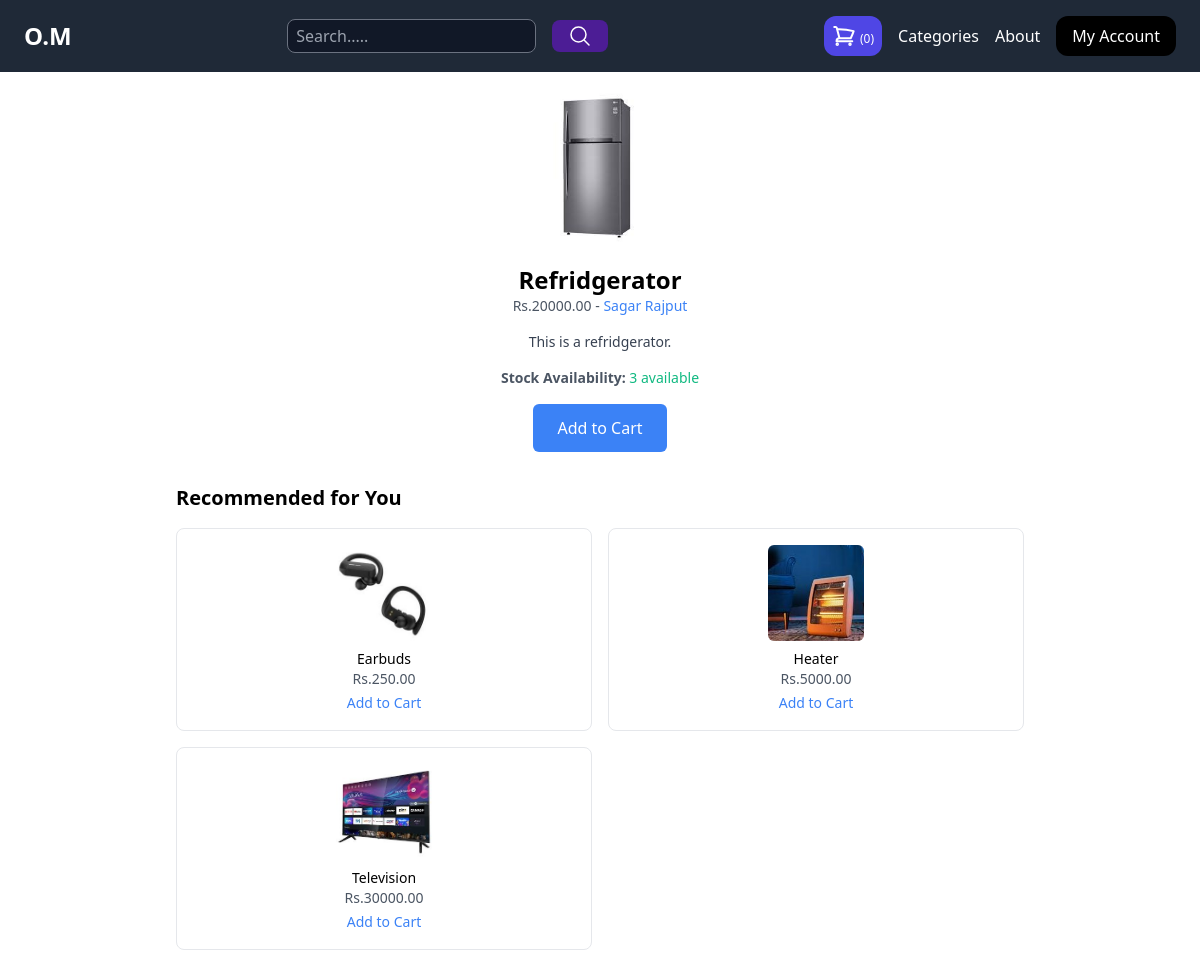
/electronics/refridgerator/ (signed in), run on the app's committed database.
### store/models.py (models this page shows, shortened)
class Product(models.Model):
    category = models.ForeignKey(Category, related_name='products', on_delete=models.CASCADE)
    user = models.ForeignKey(User, related_name='products', on_delete=models.CASCADE)
    title = models.CharField(max_length=50)
    slug = models.SlugField(max_length=50)
    description = models.TextField(blank=True)
    price = models.DecimalField(max_digits=10, decimal_places=2)
    image = models.ImageField(upload_to='uploads/product_images/', blank=True, null=True)
    thumbnail = models.ImageField(upload_to='uploads/product_images/thumbnail/', blank=True, null=True)
    created_at = models.DateTimeField(auto_now_add=True)
    updated_at = models.DateTimeField(auto_now=True)
    stock = models.PositiveIntegerField(default=0)
    class Meta:
        ordering = ('-created_at',)
    def get_thumbnail(self):
        if self.thumbnail:
            return self.thumbnail.url

### store/views.py (the view)
# urls.py: path('<slug:category_slug>/<slug:slug>/', views.product_detail, name='product_detail'),
def product_detail(request, category_slug, slug):
    product = get_object_or_404(Product, slug=slug)
    recommendations = recommend_products(request.user, exclude_product_id=product.id, current_product=product) if request.user.is_authenticated else []
    return render(request, 'store/product_detail.html', {
        'product': product,
        'recommendations': recommendations
    })

### store/cart.py (called while the page is built)
    def __len__(self):
        return sum(item['quantity'] for item in self.cart.values())

### store/context_processors.py (called while the page is built)
def cart(request):
    return {'cart': Cart(request)}

### store/views.py (called while the page is built, shortened)
def recommend_products(user, exclude_product_id=None, current_product=None, limit=5):
    if current_product:
        category = current_product.category  # Get the category of the current product
        purchased_product_ids = OrderItem.objects.filter(order__created_by=user)\
                                                 .filter(product__category=category)\
                                                 .values_list('product_id', flat=True)
        recommended_products = Product.objects.filter(category=category)\
                                               .exclude(id=exclude_product_id)\
                                               .exclude(id__in=purchased_product_ids)\
                                               .distinct()[:limit]
    return recommended_products

### store/templates/store/product_detail.html (shortened to what this page needs)
{% extends 'main/base.html' %}
{% block content %}
    <div class="max-w-md mx-auto flex flex-col items-center">
        <div class="image mb-4">
            <img src="{{ product.get_thumbnail }}" alt="Image of {{ product.title }}" class="rounded-lg w-40 h-auto object-cover">
        </div>
        <h1 class="text-2xl font-semibold">{{ product.title }}</h1>
        <p class="text-sm text-gray-600">
            Rs.{{ product.price }}
            -
            <a href="{% url 'vendor_detail' product.user.id %}" class="text-blue-500">{% firstof product.user.get_full_name product.user.username %}</a>
        </p>
        {% if product.description %}
            <p class="mt-4 text-sm text-gray-700">{{ product.description }}</p>
        {% endif %}
        <div class="mt-4">
            <p class="text-sm text-gray-600">
                <strong>Stock Availability:</strong>
                {% if product.stock > 0 %}
                    <span class="text-green-500">{{ product.stock }} available</span>
                {% else %}
                    <span class="text-red-500">Out of Stock</span>
                {% endif %}
            </p>
        </div>
        {% if product.stock > 0 %}
            <a href="{% url 'add_to_cart' product.id %}" class="inline-block mt-4 px-6 py-3 bg-blue-500 text-white rounded-md hover:bg-blue-600 transition-colors">Add to Cart</a>
        {% else %}
            <button disabled class="inline-block mt-4 px-6 py-3 bg-gray-500 text-white rounded-md cursor-not-allowed">Out of Stock</button>
        {% endif %}
    </div>
    {% if recommendations %}
        <div class="mt-8">
            <h2 class="text-xl font-semibold mb-4">Recommended for You</h2>
            <div class="grid grid-cols-2 gap-4">
                {% for rec in recommendations %}
                    <div class="border rounded-lg p-4 text-center">
                        <a href="{% url 'product_detail' rec.category.slug rec.slug %}">
                            <img src="{{ rec.get_thumbnail }}" alt="{{ rec.title }}" class="rounded-md w-24 h-24 object-cover mx-auto mb-2">
                            <h3 class="text-sm font-medium">{{ rec.title }}</h3>
                        </a>
                        <p class="text-sm text-gray-600">Rs.{{ rec.price }}</p>
                        <a href="{% url 'add_to_cart' rec.id %}" class="text-blue-500 text-sm hover:underline mt-1 inline-block">Add to Cart</a>
                    </div>
                {% endfor %}
            </div>
        </div>
    {% endif %}
{% endblock %}

### data on the page
Product: get_thumbnail (picture), title "Refridgerator", price "20000.00", user.last_name "Sagar Rajput", description "This is a refridgerator.", stock "3"
Product: get_thumbnail (picture), title "Earbuds", price "250.00"
Product: get_thumbnail (picture), title "Heater", price "5000.00"
Product: get_thumbnail (picture), title "Television", price "30000.00"

### other printed values
{{ cart|length }} "0"
